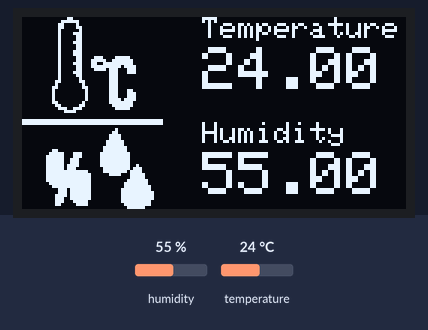
Simulated run of this program. Board: Arduino Nano, built with avr-gcc and run on an emulated ATmega328P. On the bench: 128×64 one-colour display. The test bench sets the inputs (shaded band); at power-on: humidity 55 %, temperature 24 °C.

Above: at 0.2 s.

The program:

main.cpp
```cpp
#include <Adafruit_AHTX0.h>
#include <Adafruit_SSD1306.h>
#include <LowPower.h>

Adafruit_AHTX0 aht; // connect AHT10 sensor to I2C
Adafruit_SSD1306 display(128, 64, &Wire, -1); // connect OLED display to I2C

// logo bitmap
const unsigned char myBitmap [] PROGMEM = {
  0x00, 0x01, 0x80, 0x00, 0x00, 0x00, 0x00, 0x00, 0x00, 0x00, 0x00, 0x00, 0x00, 0x00, 0x00, 0x00,
  0x00, 0x07, 0xe0, 0x00, 0x00, 0x00, 0x00, 0x00, 0x00, 0x00, 0x00, 0x00, 0x00, 0x00, 0x00, 0x00,
  0x00, 0x0c, 0x20, 0x00, 0x00, 0x00, 0x00, 0x00, 0x00, 0x00, 0x00, 0x00, 0x00, 0x00, 0x00, 0x00,
  0x00, 0x0c, 0x30, 0x00, 0x00, 0x00, 0x00, 0x00, 0x00, 0x00, 0x00, 0x00, 0x00, 0x00, 0x00, 0x00,
  0x00, 0x08, 0x10, 0x00, 0x00, 0x00, 0x00, 0x00, 0x00, 0x00, 0x00, 0x00, 0x00, 0x00, 0x00, 0x00,
  0x00, 0x08, 0x70, 0x00, 0x00, 0x00, 0x00, 0x00, 0x00, 0x00, 0x00, 0x00, 0x00, 0x00, 0x00, 0x00,
  0x00, 0x08, 0x30, 0x00, 0x00, 0x00, 0x00, 0x00, 0x00, 0x00, 0x00, 0x00, 0x00, 0x00, 0x00, 0x00,
  0x00, 0x08, 0x30, 0x00, 0x00, 0x00, 0x00, 0x00, 0x00, 0x00, 0x00, 0x00, 0x00, 0x00, 0x00, 0x00,
  0x00, 0x08, 0x70, 0x00, 0x00, 0x00, 0x00, 0x00, 0x00, 0x00, 0x00, 0x00, 0x00, 0x00, 0x00, 0x00,
  0x00, 0x08, 0x30, 0x00, 0x00, 0x00, 0x00, 0x00, 0x00, 0x00, 0x00, 0x00, 0x00, 0x00, 0x00, 0x00,
  0x00, 0x08, 0x30, 0x00, 0x00, 0x00, 0x00, 0x00, 0x00, 0x00, 0x00, 0x00, 0x00, 0x00, 0x00, 0x00,
  0x00, 0x08, 0x70, 0x00, 0x00, 0x00, 0x00, 0x00, 0x00, 0x00, 0x00, 0x00, 0x00, 0x00, 0x00, 0x00,
  0x00, 0x08, 0x70, 0x00, 0x00, 0x00, 0x00, 0x00, 0x00, 0x00, 0x00, 0x00, 0x00, 0x00, 0x00, 0x00,
  0x00, 0x08, 0x30, 0xe1, 0xf0, 0x00, 0x00, 0x00, 0x00, 0x00, 0x00, 0x00, 0x00, 0x00, 0x00, 0x00,
  0x00, 0x08, 0x31, 0xf3, 0xf8, 0x00, 0x00, 0x00, 0x00, 0x00, 0x00, 0x00, 0x00, 0x00, 0x00, 0x00,
  0x00, 0x08, 0x71, 0x9f, 0xf8, 0x00, 0x00, 0x00, 0x00, 0x00, 0x00, 0x00, 0x00, 0x00, 0x00, 0x00,
  0x00, 0x08, 0x31, 0xff, 0xbc, 0x00, 0x00, 0x00, 0x00, 0x00, 0x00, 0x00, 0x00, 0x00, 0x00, 0x00,
  0x00, 0x08, 0x30, 0xf7, 0x1c, 0x00, 0x00, 0x00, 0x00, 0x00, 0x00, 0x00, 0x00, 0x00, 0x00, 0x00,
  0x00, 0x08, 0x70, 0x07, 0x1c, 0x00, 0x00, 0x00, 0x00, 0x00, 0x00, 0x00, 0x00, 0x00, 0x00, 0x00,
  0x00, 0x08, 0x30, 0x07, 0x00, 0x00, 0x00, 0x00, 0x00, 0x00, 0x00, 0x00, 0x00, 0x00, 0x00, 0x00,
  0x00, 0x08, 0x10, 0x07, 0x00, 0x00, 0x00, 0x00, 0x00, 0x00, 0x00, 0x00, 0x00, 0x00, 0x00, 0x00,
  0x00, 0x18, 0x18, 0x07, 0x00, 0x00, 0x00, 0x00, 0x00, 0x00, 0x00, 0x00, 0x00, 0x00, 0x00, 0x00,
  0x00, 0x10, 0x08, 0x07, 0x00, 0x00, 0x00, 0x00, 0x00, 0x00, 0x00, 0x00, 0x00, 0x00, 0x00, 0x00,
  0x00, 0x30, 0x0c, 0x07, 0x00, 0x00, 0x00, 0x00, 0x00, 0x00, 0x00, 0x00, 0x00, 0x00, 0x00, 0x00,
  0x00, 0x20, 0x04, 0x07, 0x18, 0x00, 0x00, 0x00, 0x00, 0x00, 0x00, 0x00, 0x00, 0x00, 0x00, 0x00,
  0x00, 0x20, 0x04, 0x07, 0x1c, 0x00, 0x00, 0x00, 0x00, 0x00, 0x00, 0x00, 0x00, 0x00, 0x00, 0x00,
  0x00, 0x20, 0x04, 0x07, 0x1c, 0x00, 0x00, 0x00, 0x00, 0x00, 0x00, 0x00, 0x00, 0x00, 0x00, 0x00,
  0x00, 0x20, 0x04, 0x07, 0xbc, 0x00, 0x00, 0x00, 0x00, 0x00, 0x00, 0x00, 0x00, 0x00, 0x00, 0x00,
  0x00, 0x30, 0x08, 0x07, 0xf8, 0x00, 0x00, 0x00, 0x00, 0x00, 0x00, 0x00, 0x00, 0x00, 0x00, 0x00,
  0x00, 0x18, 0x18, 0x03, 0xf8, 0x00, 0x00, 0x00, 0x00, 0x00, 0x00, 0x00, 0x00, 0x00, 0x00, 0x00,
  0x00, 0x0e, 0x70, 0x01, 0xf0, 0x00, 0x00, 0x00, 0x00, 0x00, 0x00, 0x00, 0x00, 0x00, 0x00, 0x00,
  0x00, 0x03, 0xc0, 0x00, 0x00, 0x00, 0x00, 0x00, 0x00, 0x00, 0x00, 0x00, 0x00, 0x00, 0x00, 0x00,
  0x00, 0x00, 0x00, 0x00, 0x00, 0x00, 0x00, 0x00, 0x00, 0x00, 0x00, 0x00, 0x00, 0x00, 0x00, 0x00,
  0x00, 0x00, 0x00, 0x00, 0x00, 0x00, 0x00, 0x00, 0x00, 0x00, 0x00, 0x00, 0x00, 0x00, 0x00, 0x00,
  0xff, 0xff, 0xff, 0xff, 0xff, 0xfe, 0x00, 0x00, 0x00, 0x00, 0x00, 0x00, 0x00, 0x00, 0x00, 0x00,
  0xff, 0xff, 0xff, 0xff, 0xff, 0xfe, 0x00, 0x00, 0x00, 0x00, 0x00, 0x00, 0x00, 0x00, 0x00, 0x00,
  0x00, 0x00, 0x00, 0x00, 0x00, 0x00, 0x00, 0x00, 0x00, 0x00, 0x00, 0x00, 0x00, 0x00, 0x00, 0x00,
  0x00, 0x00, 0x00, 0x01, 0x00, 0x00, 0x00, 0x00, 0x00, 0x00, 0x00, 0x00, 0x00, 0x00, 0x00, 0x00,
  0x00, 0x00, 0x00, 0x03, 0x00, 0x00, 0x00, 0x00, 0x00, 0x00, 0x00, 0x00, 0x00, 0x00, 0x00, 0x00,
  0x00, 0x00, 0x00, 0x07, 0x80, 0x00, 0x00, 0x00, 0x00, 0x00, 0x00, 0x00, 0x00, 0x00, 0x00, 0x00,
  0x00, 0x00, 0x00, 0x07, 0x80, 0x00, 0x00, 0x00, 0x00, 0x00, 0x00, 0x00, 0x00, 0x00, 0x00, 0x00,
  0x00, 0x00, 0x00, 0x0f, 0xc0, 0x00, 0x00, 0x00, 0x00, 0x00, 0x00, 0x00, 0x00, 0x00, 0x00, 0x00,
  0x00, 0x00, 0x00, 0x0f, 0xc0, 0x00, 0x00, 0x00, 0x00, 0x00, 0x00, 0x00, 0x00, 0x00, 0x00, 0x00,
  0x00, 0x00, 0x00, 0x1f, 0xe0, 0x00, 0x00, 0x00, 0x00, 0x00, 0x00, 0x00, 0x00, 0x00, 0x00, 0x00,
  0x00, 0x30, 0x00, 0x1f, 0xe0, 0x00, 0x00, 0x00, 0x00, 0x00, 0x00, 0x00, 0x00, 0x00, 0x00, 0x00,
  0x00, 0x7c, 0x70, 0x3f, 0xf0, 0x00, 0x00, 0x00, 0x00, 0x00, 0x00, 0x00, 0x00, 0x00, 0x00, 0x00,
  0x00, 0xfc, 0x70, 0x3f, 0xf0, 0x00, 0x00, 0x00, 0x00, 0x00, 0x00, 0x00, 0x00, 0x00, 0x00, 0x00,
  0x00, 0xfc, 0xe0, 0x3f, 0xf0, 0x00, 0x00, 0x00, 0x00, 0x00, 0x00, 0x00, 0x00, 0x00, 0x00, 0x00,
  0x00, 0xfc, 0xe0, 0x3f, 0xf0, 0x00, 0x00, 0x00, 0x00, 0x00, 0x00, 0x00, 0x00, 0x00, 0x00, 0x00,
  0x00, 0xfd, 0xe0, 0x3f, 0xf2, 0x00, 0x00, 0x00, 0x00, 0x00, 0x00, 0x00, 0x00, 0x00, 0x00, 0x00,
  0x00, 0xfd, 0xc0, 0x1f, 0xf7, 0x00, 0x00, 0x00, 0x00, 0x00, 0x00, 0x00, 0x00, 0x00, 0x00, 0x00,
  0x00, 0xff, 0xfc, 0x1f, 0xef, 0x00, 0x00, 0x00, 0x00, 0x00, 0x00, 0x00, 0x00, 0x00, 0x00, 0x00,
  0x00, 0xff, 0xfe, 0x07, 0x8f, 0x80, 0x00, 0x00, 0x00, 0x00, 0x00, 0x00, 0x00, 0x00, 0x00, 0x00,
  0x00, 0xff, 0xfe, 0x00, 0x0f, 0x80, 0x00, 0x00, 0x00, 0x00, 0x00, 0x00, 0x00, 0x00, 0x00, 0x00,
  0x00, 0xff, 0xfe, 0x00, 0x1f, 0xc0, 0x00, 0x00, 0x00, 0x00, 0x00, 0x00, 0x00, 0x00, 0x00, 0x00,
  0x00, 0x7f, 0xfe, 0x00, 0x3f, 0xc0, 0x00, 0x00, 0x00, 0x00, 0x00, 0x00, 0x00, 0x00, 0x00, 0x00,
  0x00, 0x3f, 0xfe, 0x00, 0x3f, 0xe0, 0x00, 0x00, 0x00, 0x00, 0x00, 0x00, 0x00, 0x00, 0x00, 0x00,
  0x00, 0x0e, 0xfe, 0x00, 0x7f, 0xe0, 0x00, 0x00, 0x00, 0x00, 0x00, 0x00, 0x00, 0x00, 0x00, 0x00,
  0x00, 0x0e, 0xfe, 0x00, 0x7f, 0xf0, 0x00, 0x00, 0x00, 0x00, 0x00, 0x00, 0x00, 0x00, 0x00, 0x00,
  0x00, 0x1e, 0xfe, 0x00, 0x7f, 0xf0, 0x00, 0x00, 0x00, 0x00, 0x00, 0x00, 0x00, 0x00, 0x00, 0x00,
  0x00, 0x1c, 0xfe, 0x00, 0x7f, 0xf0, 0x00, 0x00, 0x00, 0x00, 0x00, 0x00, 0x00, 0x00, 0x00, 0x00,
  0x00, 0x1c, 0x7c, 0x00, 0x7f, 0xe0, 0x00, 0x00, 0x00, 0x00, 0x00, 0x00, 0x00, 0x00, 0x00, 0x00,
  0x00, 0x18, 0x3c, 0x00, 0x3f, 0xe0, 0x00, 0x00, 0x00, 0x00, 0x00, 0x00, 0x00, 0x00, 0x00, 0x00,
  0x00, 0x00, 0x00, 0x00, 0x1f, 0x80, 0x00, 0x00, 0x00, 0x00, 0x00, 0x00, 0x00, 0x00, 0x00, 0x00
};

// refresh data and display on OLED
void refresh_data_display() {
  // populate temp and humidity objects with fresh data
  sensors_event_t humidity, temp;
  aht.getEvent(&humidity, &temp);

  //clear display
  display.clearDisplay();

  // display logo
  display.drawBitmap(0, 0, myBitmap, 128, 64, WHITE);

  // display temperature
  display.setTextSize(1);
  display.setCursor(60,0);
  display.setTextColor(WHITE);
  display.print("Temperature ");
  display.setTextSize(2);
  display.setCursor(60,10);
  display.setTextColor(WHITE);
  display.print(temp.temperature);

  // display humidity
  display.setTextSize(1);
  display.setCursor(60, 35);
  display.setTextColor(WHITE);
  display.print("Humidity ");
  display.setTextSize(2);
  display.setCursor(60, 45);
  display.setTextColor(WHITE);
  display.print(humidity.relative_humidity);

  // display all
  display.display();
}

// set display contrast
void setContrast(Adafruit_SSD1306 *display, uint8_t contrast)
{
    display->ssd1306_command(SSD1306_SETCONTRAST);
    display->ssd1306_command(contrast);
}

void setup() {
  // divide clock by 2
  CLKPR = 0x80;
  CLKPR = 0x01;

  // initialize aht10 sensor
  while (! aht.begin()) {
    delay(10);
  }

  // initialize display
  while(!display.begin(SSD1306_SWITCHCAPVCC, 0x3C)) { // Address 0x3C for 128x64
    delay(10);
  }

  // set display contrast
  setContrast(&display, 0x01);
}

void loop() {
  refresh_data_display();

  // sleep 120 seconds
  for (int i = 0; i < 15; i++) {
    LowPower.powerDown(SLEEP_8S, ADC_OFF, BOD_OFF);
  }
}
```
